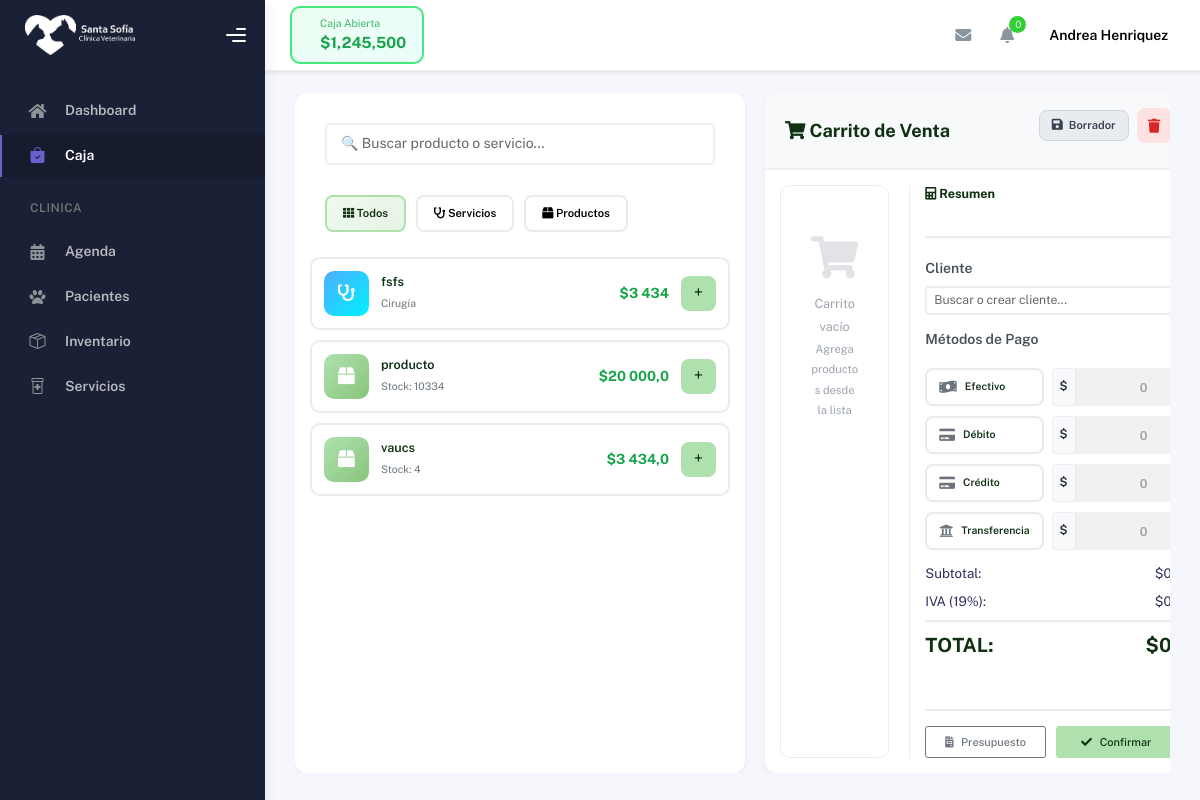
Page /caja/ (signed in) on the earlier database version.
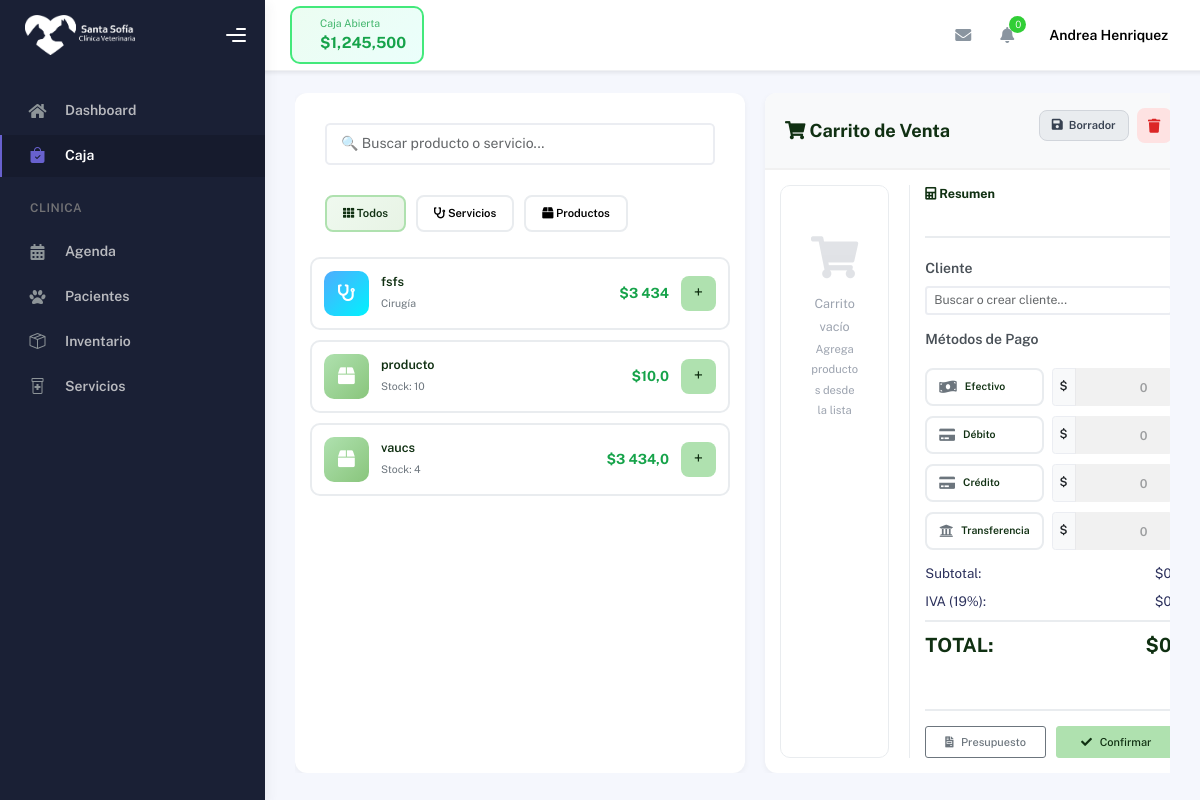
Same page on the later database version.
### hospital/models.py (models this page shows, shortened)
class Insumo(models.Model):
    TIPO_MOVIMIENTO_CHOICES = [
        ('entrada', 'Entrada de Stock'),
        ('venta', 'Venta'),
        ('consulta', 'Uso en Consulta'),
        ('hospitalizacion', 'Uso en Hospitalización'),
        ('ajuste_manual', 'Ajuste Manual'),
        ('devolucion', 'Devolución'),
        ('registro_inicial', 'Registro Inicial'),
    ]
    idInventario = models.AutoField(primary_key=True)
    medicamento = models.CharField(max_length=200)
    sku = models.CharField(max_length=100, blank=True, null=True)
    especie = models.CharField(max_length=50, blank=True, null=True)
    descripcion = models.TextField(blank=True, null=True)
    ml_contenedor = models.DecimalField(max_digits=10, decimal_places=2, null=True, blank=True, verbose_name="ML en Contenedor")
    tipo = models.CharField(max_length=50, null=True, blank=True, verbose_name="Tipo de Producto")
    precio_venta = models.FloatField(default=0)
    stock_actual = models.IntegerField(default=0)
    precauciones = models.TextField(blank=True, null=True)
    contraindicaciones = models.TextField(blank=True, null=True)
    efectos_adversos = models.TextField(blank=True, null=True)
    dosis_ml = models.FloatField(blank=True, null=True)
    peso_kg = models.FloatField(blank=True, null=True)
    fecha_creacion = models.DateTimeField(default=timezone.now, verbose_name="Fecha de Registro")
    ultimo_ingreso = models.DateTimeField(null=True, blank=True)
    ultimo_movimiento = models.DateTimeField(null=True, blank=True)
    tipo_ultimo_movimiento = models.CharField(
        max_length=20,
        choices=TIPO_MOVIMIENTO_CHOICES,
        null=True,
        blank=True
    )
    usuario_ultimo_movimiento = models.ForeignKey(
        settings.AUTH_USER_MODEL,
        on_delete=models.SET_NULL,
        null=True,
        blank=True,
        related_name='movimientos_insumos'
    )
    class Meta:
        db_table = "Insumo"
        ordering = ["medicamento"]

### caja/views.py (the view)
# urls.py: path('', views.caja, name='cashregister'),
@login_required
def caja(request):
    productos = Insumo.objects.all()
    servicios = Servicio.objects.all()
    return render(request, 'cash_register.html', {
        'productos': productos,
        'servicios': servicios,
    })

### cuentas/models.py (called while the page is built)
    def get_rol_display_custom(self):
        if self.is_staff and self.is_superuser:
            return 'Administración'
        return self.get_rol_display()

### caja/templates/cash_register.html (shortened to what the changed rows need)
{% extends 'partials/base.html' %}
{% load static %}
{% load humanize %}
{% block extra_css %}
<link rel="stylesheet" href="{% static 'caja/css/cash_register.css' %}">
{% endblock %}
{% block content %}
<div class="cash-layout">
    <div class="cash-main">
        <div class="products-section">
            <div class="products-list" id="productsList">
{% for producto in productos %}
<div class="product-list-item" data-category="productos"
    onclick="addToCart('{{ producto.medicamento|escapejs }}', {{ producto.precio_venta }})">
    <div class="icon">
        <i class="fas fa-box"></i>
    </div>
    <div class="info">
        <h6>{{ producto.medicamento }}</h6>
        <p>Stock: {{ producto.stock_actual }} {{ producto.unidad_medida }}</p>
    </div>
    <div class="price">${{ producto.precio_venta|intcomma }}</div>
    <button class="add-btn">+</button>
</div>
{% empty %}
<p class="empty-section">No hay productos en inventario.</p>
{% endfor %}
            </div>
        </div>
    </div>
</div>
{% endblock %}

Differences in the rows shown:
changed Insumo "producto": stock_actual "10334" → "10"; precio_venta "20 000,0" → "10,0"
